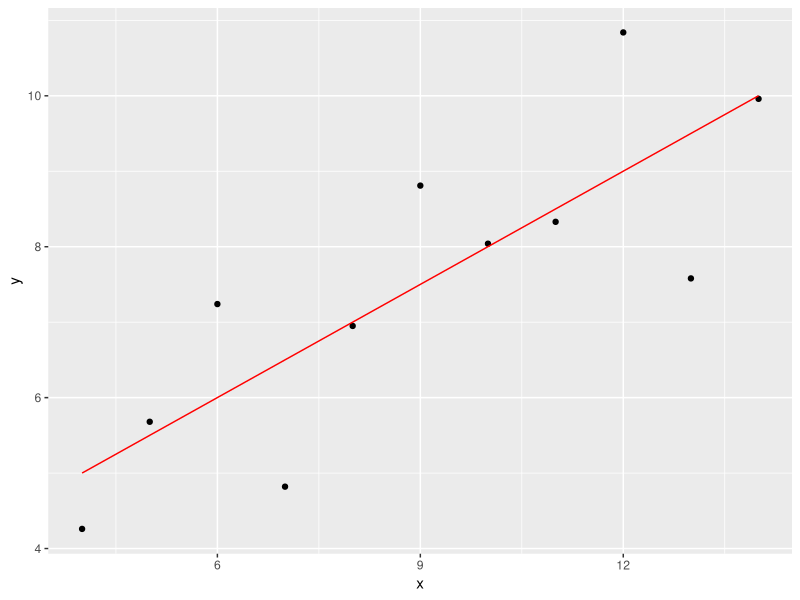
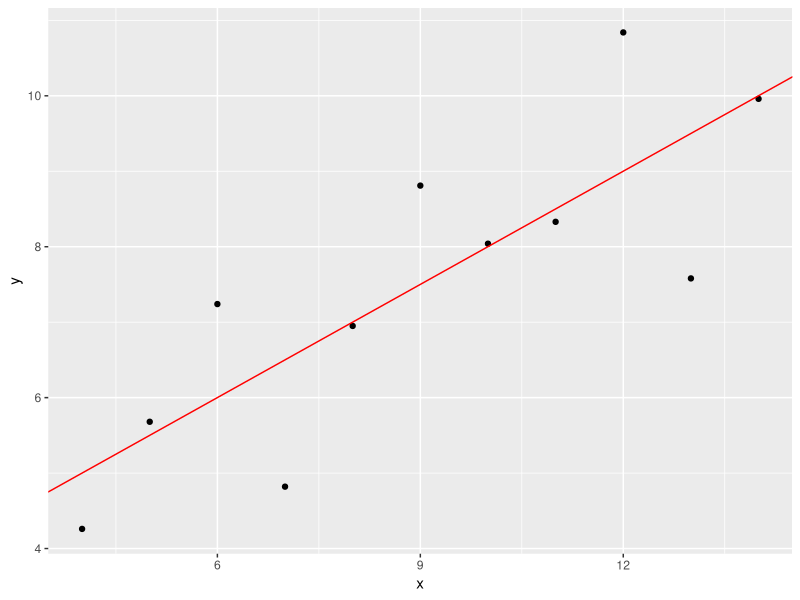
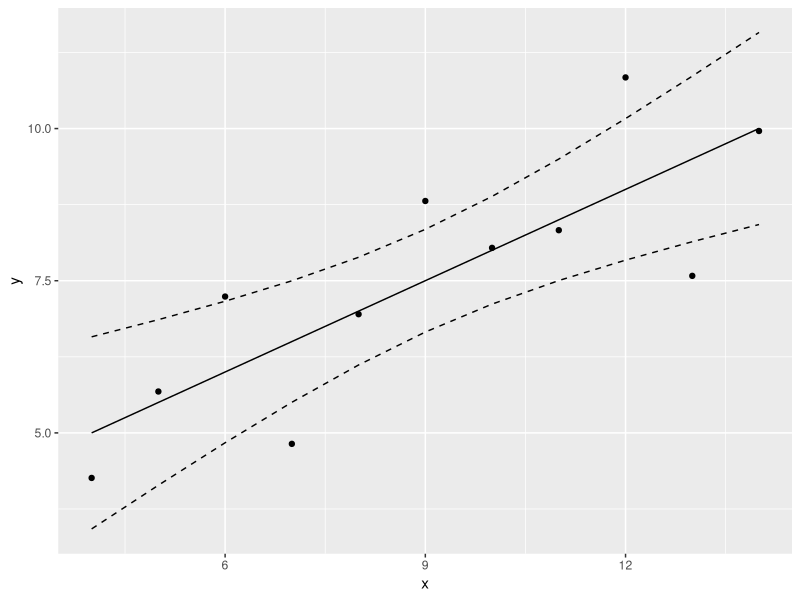
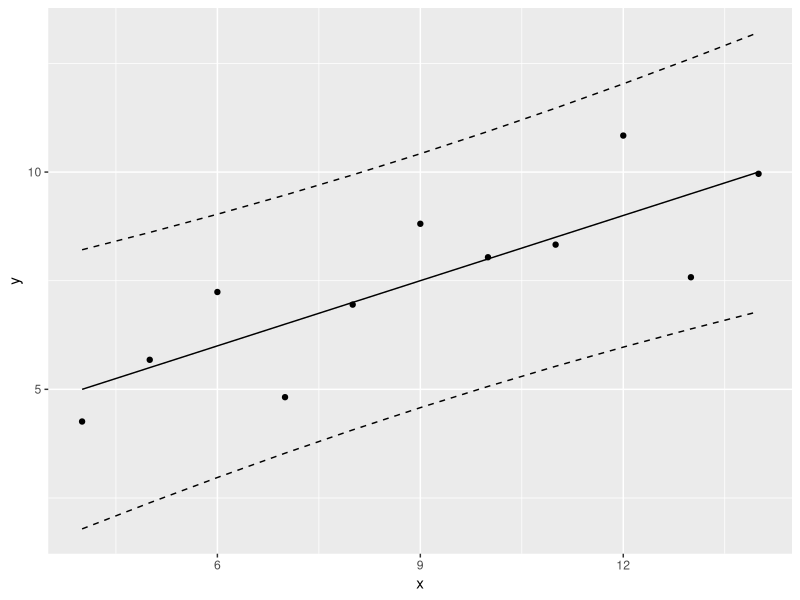
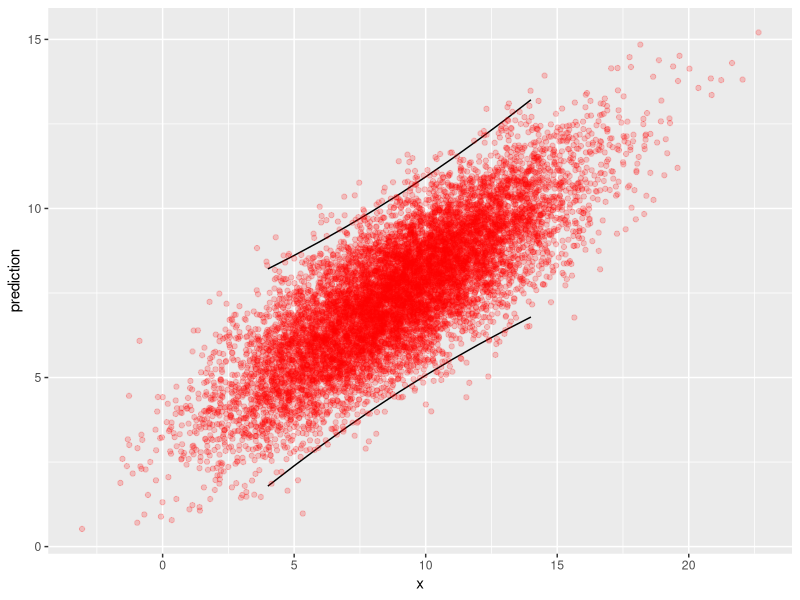
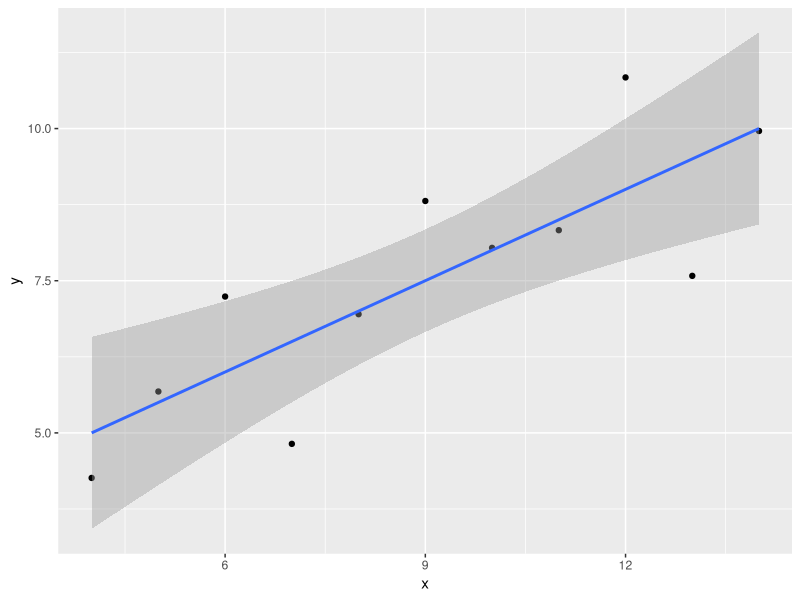
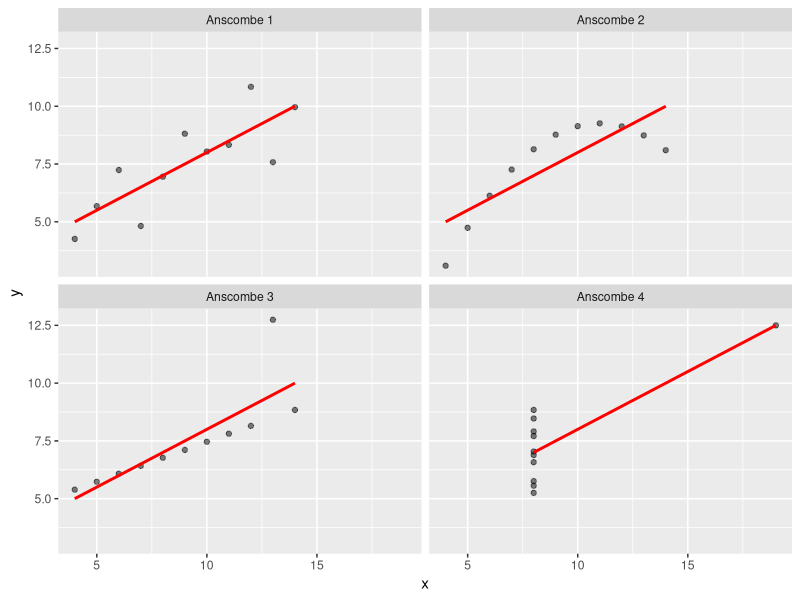
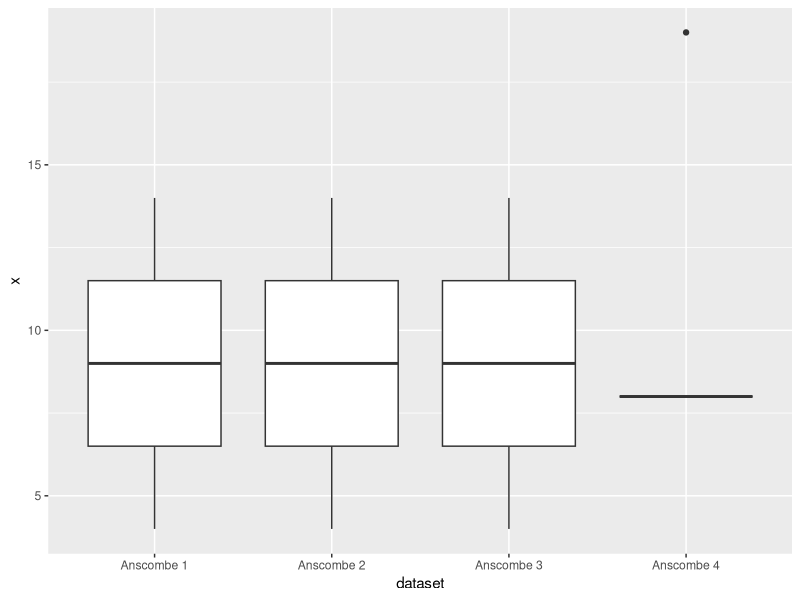

These charts were generated, in order, by the following R code:
library(ggplot2)
library(tidyverse)

dat <- read.csv("Data/anscombe/anscombe01.txt")

lm.anscombe1 <- lm(y ~ x, data = dat)


lm.anscombe1


summary(lm.anscombe1)

anova(lm.anscombe1)

fitted(lm.anscombe1)

residuals(lm.anscombe1)

coefficients(lm.anscombe1)

dat$fitted <- fitted(lm.anscombe1)

ggplot(dat, aes(x = x, y = y)) +
  geom_point() +
  geom_line(aes(x = x, y = fitted), col = "red")

parameters <- coefficients(lm.anscombe1)

ggplot(dat, aes(x = x, y = y)) +
  geom_point() +
  geom_abline(intercept = parameters[1], slope = parameters[2], col="red")

predict(lm.anscombe1) # Similar to fitted(lm.anscombe1)

new.dat <- data.frame(x = c(1, 4, 6, 19))

predict(lm.anscombe1, newdata = new.dat)

predict(lm.anscombe1, interval = 'confidence')

lm.anscombe1 %>% 
  predict(., interval = 'confidence')

prediction.anscombe1 <- lm.anscombe1 %>%
  predict(., interval = 'confidence') %>%
  as.data.frame() %>%
  mutate(x = dat$x)

p <- ggplot(dat, aes(x = x, y = y)) +
  geom_point() +
  geom_line(data = prediction.anscombe1, aes(x = x, y = fit)) +
  geom_line(data = prediction.anscombe1, aes(x = x, y = upr), linetype = "dashed" ) +
  geom_line(data = prediction.anscombe1, aes(x = x, y = lwr), linetype = "dashed")

print(p)

prediction.anscombe1 <- lm.anscombe1 %>%
  predict(., interval = 'prediction') %>%
  as.data.frame() %>%
  mutate(x = dat$x)

p <- ggplot(dat, aes(x = x, y = y)) +
  geom_point() +
  geom_line(data = prediction.anscombe1, aes(x = x, y = fit)) +
  geom_line(data = prediction.anscombe1, aes(x = x, y = upr), linetype = "dashed" ) +
  geom_line(data = prediction.anscombe1, aes(x = x, y = lwr), linetype = "dashed")

print(p)

random.data <- data.frame(x = rnorm(10000, mean = mean(dat$x), sd = sd(dat$x)))

prediction <- predict(lm.anscombe1, newdata = random.data, se.fit = TRUE)

head(prediction$fit) # Fitted values

head(prediction$se.fit) # Standard error (parameter uncertainty)

prediction$df # Degrees of freedom: df = (n - 2)

prediction$residual.scale # Residual variance sigma^2: y = b0 + b1 * x + N(0, sigma^2)

random.data$predicted <- prediction$fit + rnorm(10000, mean = 0, sd = prediction$residual.scale)

p <- ggplot(prediction.anscombe1) +
  geom_line(aes(x = x, y = upr)) +
  geom_line(aes(x = x, y = lwr)) +
  geom_point(data = random.data, aes(x = x, y = predicted), col = "red", alpha = 0.2) +
  labs(x = "x", y = "prediction")

print(p)

p <- ggplot(dat, aes(x = x, y = y)) +
  geom_point() +
  geom_smooth(method = "lm", se = TRUE, level = 0.95)

print(p)

anscombe.all <- read.csv("Data/anscombe_all.csv")

p <- ggplot(anscombe.all, aes(x = x, y = y)) +
            geom_point(alpha = 0.5) +
            geom_smooth(method = "lm", se = FALSE, col = 'red') +      
            facet_wrap(~ dataset)

print(p)

ggplot(anscombe.all, aes(x = dataset, y = x)) +
            geom_boxplot()

lm.anscombe1 <- anscombe.all %>% filter(dataset == "Anscombe 1") %>% lm(y ~ x, data = .)

diagnostics.anscombe1 <- data.frame(residuals = residuals(lm.anscombe1),
                                    fitted = fitted(lm.anscombe1))

p1 <- ggplot(data = diagnostics.anscombe1, aes(x = fitted, y = residuals)) +
  geom_point() +
  geom_hline(yintercept = 0, col = "red") +
  labs(title = "Anscombe 1")

lm.anscombe2 <- anscombe.all %>% filter(dataset == "Anscombe 2") %>% lm(y ~ x, data = .)

diagnostics.anscombe2 <- data.frame(residuals = residuals(lm.anscombe2),
                                    fitted = fitted(lm.anscombe2))

p2 <- ggplot(data = diagnostics.anscombe2, aes(x = fitted, y = residuals)) +
  geom_point() +
  geom_hline(yintercept = 0, col = "red") +
  labs(title = "Anscombe 2")

gridExtra::grid.arrange(p1, p2, ncol = 2)

diagnostics.anscombe1 <- diagnostics.anscombe1 %>% mutate(observation = 1:11)

p1 <- ggplot(data = diagnostics.anscombe1, aes(x = observation, y = residuals)) +
  geom_point() +
  geom_hline(yintercept = 0, col = "red") +
  labs(title = "Anscombe 1")

diagnostics.anscombe2 <- diagnostics.anscombe2 %>% mutate(observation = 1:11)

p2 <- ggplot(data = diagnostics.anscombe2, aes(x = observation, y = residuals)) +
  geom_point() +
  geom_hline(yintercept = 0, col = "red") +
  labs(title = "Anscombe 2")

gridExtra::grid.arrange(p1, p2, ncol = 2)

p1 <- ggplot(data = diagnostics.anscombe1, aes(x = residuals)) +
  geom_histogram() +
  labs(title = "Anscombe 1")

p2 <- ggplot(data = diagnostics.anscombe2, aes(x = residuals)) +
  geom_histogram() +
  labs(title = "Anscombe 2")

gridExtra::grid.arrange(p1, p2, ncol = 2)

p1 <- ggplot(diagnostics.anscombe1, aes(sample = residuals)) +
  stat_qq() +
  geom_abline(intercept = 0, slope = 1)

diagnostics.anscombe3 <- anscombe.all %>%
  filter(dataset == "Anscombe 3") %>%
  lm(y ~ x, data = .) %>% 
  residuals(.) %>%
  data.frame(residuals = .)

p3 <- ggplot(diagnostics.anscombe3, aes(sample = residuals)) +
  stat_qq() +
  geom_abline(intercept = 0, slope = 1)

gridExtra::grid.arrange(p1, p3, ncol = 2)

ggplot(anscombe.all, aes(x = x, y = y)) +
  geom_point(alpha=0.5) +
  geom_smooth(method = "lm", se = FALSE, col = 'red', lwd = 0.5) +
  facet_wrap(~dataset, scales = "free")

